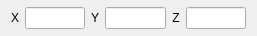
<?xml version="1.0" encoding="UTF-8"?>
<ui version="4.0">
 <class>FuryVectorInputWidget</class>
 <widget class="QWidget" name="FuryVectorInputWidget">
  <property name="geometry">
   <rect>
    <x>0</x>
    <y>0</y>
    <width>257</width>
    <height>36</height>
   </rect>
  </property>
  <property name="windowTitle">
   <string>Form</string>
  </property>
  <layout class="QVBoxLayout" name="verticalLayout">
   <property name="topMargin">
    <number>6</number>
   </property>
   <property name="bottomMargin">
    <number>6</number>
   </property>
   <item>
    <layout class="QHBoxLayout" name="horizontalLayout_2">
     <item>
      <widget class="QLabel" name="label">
       <property name="text">
        <string>X</string>
       </property>
       <property name="alignment">
        <set>Qt::AlignCenter</set>
       </property>
      </widget>
     </item>
     <item>
      <widget class="QLineEdit" name="leX"/>
     </item>
     <item>
      <widget class="QLabel" name="label_2">
       <property name="text">
        <string>Y</string>
       </property>
       <property name="alignment">
        <set>Qt::AlignCenter</set>
       </property>
      </widget>
     </item>
     <item>
      <widget class="QLineEdit" name="leY"/>
     </item>
     <item>
      <widget class="QLabel" name="label_3">
       <property name="text">
        <string>Z</string>
       </property>
       <property name="alignment">
        <set>Qt::AlignCenter</set>
       </property>
      </widget>
     </item>
     <item>
      <widget class="QLineEdit" name="leZ"/>
     </item>
    </layout>
   </item>
  </layout>
 </widget>
 <resources/>
 <connections/>
</ui>
